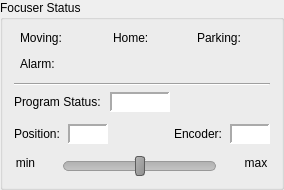
       <widget class="QGroupBox" name="gbFocuserStatus">
        <property name="geometry">
         <rect>
          <x>0</x>
          <y>244</y>
          <width>284</width>
          <height>190</height>
         </rect>
        </property>
        <property name="title">
         <string>Focuser Status</string>
        </property>
        <layout class="QGridLayout" name="gridLayout_3">
         <item row="0" column="0" colspan="2">
          <layout class="QGridLayout" name="gridLayout_2">
           <property name="horizontalSpacing">
            <number>20</number>
           </property>
           <property name="verticalSpacing">
            <number>6</number>
           </property>
           <item row="0" column="0">
            <layout class="QHBoxLayout" name="horizontalLayout_9">
             <property name="spacing">
              <number>3</number>
             </property>
             <property name="leftMargin">
              <number>0</number>
             </property>
             <item>
              <widget class="QLabel" name="lblMoving">
               <property name="minimumSize">
                <size>
                 <width>38</width>
                 <height>20</height>
                </size>
               </property>
               <property name="maximumSize">
                <size>
                 <width>50</width>
                 <height>20</height>
                </size>
               </property>
               <property name="styleSheet">
                <string notr="true"/>
               </property>
               <property name="frameShape">
                <enum>QFrame::Shape::NoFrame</enum>
               </property>
               <property name="frameShadow">
                <enum>QFrame::Shadow::Sunken</enum>
               </property>
               <property name="text">
                <string>Moving:</string>
               </property>
               <property name="alignment">
                <set>Qt::AlignmentFlag::AlignLeading|Qt::AlignmentFlag::AlignLeft|Qt::AlignmentFlag::AlignTop</set>
               </property>
              </widget>
             </item>
             <item>
              <widget class="QLabel" name="ledMoving">
               <property name="sizePolicy">
                <sizepolicy hsizetype="Fixed" vsizetype="Fixed">
                 <horstretch>0</horstretch>
                 <verstretch>0</verstretch>
                </sizepolicy>
               </property>
               <property name="minimumSize">
                <size>
                 <width>14</width>
                 <height>14</height>
                </size>
               </property>
               <property name="maximumSize">
                <size>
                 <width>14</width>
                 <height>14</height>
                </size>
               </property>
               <property name="layoutDirection">
                <enum>Qt::LayoutDirection::RightToLeft</enum>
               </property>
               <property name="styleSheet">
                <string notr="true">border-radius:7px;</string>
               </property>
               <property name="frameShape">
                <enum>QFrame::Shape::NoFrame</enum>
               </property>
               <property name="frameShadow">
                <enum>QFrame::Shadow::Sunken</enum>
               </property>
               <property name="text">
                <string/>
               </property>
               <property name="alignment">
                <set>Qt::AlignmentFlag::AlignCenter</set>
               </property>
               <property name="statusLed" stdset="0">
                <string>NOK</string>
               </property>
              </widget>
             </item>
            </layout>
           </item>
           <item row="0" column="1">
            <layout class="QHBoxLayout" name="horizontalLayout_10">
             <property name="spacing">
              <number>3</number>
             </property>
             <item>
              <widget class="QLabel" name="lblHome">
               <property name="minimumSize">
                <size>
                 <width>30</width>
                 <height>20</height>
                </size>
               </property>
               <property name="maximumSize">
                <size>
                 <width>41</width>
                 <height>20</height>
                </size>
               </property>
               <property name="styleSheet">
                <string notr="true"/>
               </property>
               <property name="frameShape">
                <enum>QFrame::Shape::NoFrame</enum>
               </property>
               <property name="frameShadow">
                <enum>QFrame::Shadow::Sunken</enum>
               </property>
               <property name="lineWidth">
                <number>0</number>
               </property>
               <property name="text">
                <string>Home:</string>
               </property>
               <property name="alignment">
                <set>Qt::AlignmentFlag::AlignLeading|Qt::AlignmentFlag::AlignLeft|Qt::AlignmentFlag::AlignTop</set>
               </property>
              </widget>
             </item>
             <item>
              <widget class="QLabel" name="ledHome">
               <property name="sizePolicy">
                <sizepolicy hsizetype="Fixed" vsizetype="Fixed">
                 <horstretch>0</horstretch>
                 <verstretch>0</verstretch>
                </sizepolicy>
               </property>
               <property name="minimumSize">
                <size>
                 <width>14</width>
                 <height>14</height>
                </size>
               </property>
               <property name="maximumSize">
                <size>
                 <width>14</width>
                 <height>14</height>
                </size>
               </property>
               <property name="layoutDirection">
                <enum>Qt::LayoutDirection::RightToLeft</enum>
               </property>
               <property name="styleSheet">
                <string notr="true">border-radius:7px;</string>
               </property>
               <property name="frameShape">
                <enum>QFrame::Shape::NoFrame</enum>
               </property>
               <property name="frameShadow">
                <enum>QFrame::Shadow::Sunken</enum>
               </property>
               <property name="text">
                <string/>
               </property>
               <property name="alignment">
                <set>Qt::AlignmentFlag::AlignCenter</set>
               </property>
               <property name="statusLed" stdset="0">
                <string>NOK</string>
               </property>
              </widget>
             </item>
            </layout>
           </item>
           <item row="0" column="2">
            <layout class="QHBoxLayout" name="horizontalLayout_14">
             <property name="spacing">
              <number>3</number>
             </property>
             <item>
              <widget class="QLabel" name="lblPark">
               <property name="minimumSize">
                <size>
                 <width>40</width>
                 <height>20</height>
                </size>
               </property>
               <property name="maximumSize">
                <size>
                 <width>50</width>
                 <height>20</height>
                </size>
               </property>
               <property name="styleSheet">
                <string notr="true"/>
               </property>
               <property name="frameShape">
                <enum>QFrame::Shape::NoFrame</enum>
               </property>
               <property name="frameShadow">
                <enum>QFrame::Shadow::Sunken</enum>
               </property>
               <property name="lineWidth">
                <number>0</number>
               </property>
               <property name="text">
                <string>Parking:</string>
               </property>
               <property name="alignment">
                <set>Qt::AlignmentFlag::AlignLeading|Qt::AlignmentFlag::AlignLeft|Qt::AlignmentFlag::AlignTop</set>
               </property>
              </widget>
             </item>
             <item>
              <widget class="QLabel" name="ledPark">
               <property name="sizePolicy">
                <sizepolicy hsizetype="Fixed" vsizetype="Fixed">
                 <horstretch>0</horstretch>
                 <verstretch>0</verstretch>
                </sizepolicy>
               </property>
               <property name="minimumSize">
                <size>
                 <width>14</width>
                 <height>14</height>
                </size>
               </property>
               <property name="maximumSize">
                <size>
                 <width>14</width>
                 <height>14</height>
                </size>
               </property>
               <property name="layoutDirection">
                <enum>Qt::LayoutDirection::RightToLeft</enum>
               </property>
               <property name="styleSheet">
                <string notr="true">border-radius:7px;</string>
               </property>
               <property name="frameShape">
                <enum>QFrame::Shape::NoFrame</enum>
               </property>
               <property name="frameShadow">
                <enum>QFrame::Shadow::Sunken</enum>
               </property>
               <property name="text">
                <string/>
               </property>
               <property name="alignment">
                <set>Qt::AlignmentFlag::AlignCenter</set>
               </property>
               <property name="statusLed" stdset="0">
                <string>NOK</string>
               </property>
              </widget>
             </item>
            </layout>
           </item>
           <item row="1" column="0">
            <layout class="QHBoxLayout" name="horizontalLayout_15" stretch="0,0">
             <property name="spacing">
              <number>3</number>
             </property>
             <item>
              <widget class="QLabel" name="lblAlarm">
               <property name="minimumSize">
                <size>
                 <width>20</width>
                 <height>20</height>
                </size>
               </property>
               <property name="maximumSize">
                <size>
                 <width>50</width>
                 <height>20</height>
                </size>
               </property>
               <property name="styleSheet">
                <string notr="true"/>
               </property>
               <property name="frameShape">
                <enum>QFrame::Shape::NoFrame</enum>
               </property>
               <property name="frameShadow">
                <enum>QFrame::Shadow::Sunken</enum>
               </property>
               <property name="lineWidth">
                <number>0</number>
               </property>
               <property name="text">
                <string>Alarm:</string>
               </property>
               <property name="alignment">
                <set>Qt::AlignmentFlag::AlignLeading|Qt::AlignmentFlag::AlignLeft|Qt::AlignmentFlag::AlignTop</set>
               </property>
              </widget>
             </item>
             <item>
              <widget class="QLabel" name="ledAlarm">
               <property name="sizePolicy">
                <sizepolicy hsizetype="Fixed" vsizetype="Fixed">
                 <horstretch>0</horstretch>
                 <verstretch>0</verstretch>
                </sizepolicy>
               </property>
               <property name="minimumSize">
                <size>
                 <width>14</width>
                 <height>14</height>
                </size>
               </property>
               <property name="maximumSize">
                <size>
                 <width>14</width>
                 <height>14</height>
                </size>
               </property>
               <property name="layoutDirection">
                <enum>Qt::LayoutDirection::RightToLeft</enum>
               </property>
               <property name="styleSheet">
                <string notr="true">border-radius:7px;</string>
               </property>
               <property name="frameShape">
                <enum>QFrame::Shape::NoFrame</enum>
               </property>
               <property name="frameShadow">
                <enum>QFrame::Shadow::Sunken</enum>
               </property>
               <property name="text">
                <string/>
               </property>
               <property name="alignment">
                <set>Qt::AlignmentFlag::AlignCenter</set>
               </property>
               <property name="statusLed" stdset="0">
                <string>OFF</string>
               </property>
              </widget>
             </item>
            </layout>
           </item>
          </layout>
         </item>
         <item row="1" column="0" colspan="2">
          <widget class="Line" name="line">
           <property name="frameShadow">
            <enum>QFrame::Shadow::Sunken</enum>
           </property>
           <property name="orientation">
            <enum>Qt::Orientation::Horizontal</enum>
           </property>
          </widget>
         </item>
         <item row="2" column="0" colspan="2">
          <layout class="QHBoxLayout" name="horizontalLayout_7">
           <item>
            <widget class="QLabel" name="lblStatus">
             <property name="maximumSize">
              <size>
               <width>100</width>
               <height>16777215</height>
              </size>
             </property>
             <property name="text">
              <string>Program Status: </string>
             </property>
            </widget>
           </item>
           <item>
            <widget class="QLabel" name="lblStatus_val">
             <property name="minimumSize">
              <size>
               <width>60</width>
               <height>0</height>
              </size>
             </property>
             <property name="maximumSize">
              <size>
               <width>80</width>
               <height>20</height>
              </size>
             </property>
             <property name="styleSheet">
              <string notr="true">background-color: white</string>
             </property>
             <property name="frameShape">
              <enum>QFrame::Shape::Panel</enum>
             </property>
             <property name="frameShadow">
              <enum>QFrame::Shadow::Sunken</enum>
             </property>
             <property name="lineWidth">
              <number>2</number>
             </property>
             <property name="text">
              <string/>
             </property>
            </widget>
           </item>
           <item>
            <spacer name="horizontalSpacer_9">
             <property name="orientation">
              <enum>Qt::Orientation::Horizontal</enum>
             </property>
             <property name="sizeHint" stdset="0">
              <size>
               <width>10</width>
               <height>20</height>
              </size>
             </property>
            </spacer>
           </item>
          </layout>
         </item>
         <item row="3" column="0" rowspan="2" colspan="2">
          <layout class="QHBoxLayout" name="horizontalLayout_5">
           <property name="spacing">
            <number>8</number>
           </property>
           <item>
            <widget class="QLabel" name="lblPosition">
             <property name="maximumSize">
              <size>
               <width>50</width>
               <height>16777215</height>
              </size>
             </property>
             <property name="text">
              <string>Position:</string>
             </property>
            </widget>
           </item>
           <item>
            <widget class="QLabel" name="lblPosition_val">
             <property name="enabled">
              <bool>true</bool>
             </property>
             <property name="minimumSize">
              <size>
               <width>40</width>
               <height>0</height>
              </size>
             </property>
             <property name="maximumSize">
              <size>
               <width>50</width>
               <height>20</height>
              </size>
             </property>
             <property name="styleSheet">
              <string notr="true">background-color: white</string>
             </property>
             <property name="frameShape">
              <enum>QFrame::Shape::Panel</enum>
             </property>
             <property name="frameShadow">
              <enum>QFrame::Shadow::Sunken</enum>
             </property>
             <property name="lineWidth">
              <number>2</number>
             </property>
             <property name="midLineWidth">
              <number>0</number>
             </property>
             <property name="text">
              <string/>
             </property>
             <property name="alignment">
              <set>Qt::AlignmentFlag::AlignCenter</set>
             </property>
            </widget>
           </item>
           <item>
            <spacer name="horizontalSpacer_3">
             <property name="orientation">
              <enum>Qt::Orientation::Horizontal</enum>
             </property>
             <property name="sizeHint" stdset="0">
              <size>
               <width>40</width>
               <height>20</height>
              </size>
             </property>
            </spacer>
           </item>
           <item>
            <layout class="QHBoxLayout" name="horizontalLayout_6">
             <property name="spacing">
              <number>8</number>
             </property>
             <item>
              <widget class="QLabel" name="lblEncoder">
               <property name="text">
                <string>Encoder:</string>
               </property>
              </widget>
             </item>
             <item>
              <widget class="QLabel" name="lblEncoder_val">
               <property name="minimumSize">
                <size>
                 <width>40</width>
                 <height>0</height>
                </size>
               </property>
               <property name="maximumSize">
                <size>
                 <width>50</width>
                 <height>20</height>
                </size>
               </property>
               <property name="styleSheet">
                <string notr="true">background-color: white</string>
               </property>
               <property name="frameShape">
                <enum>QFrame::Shape::Panel</enum>
               </property>
               <property name="frameShadow">
                <enum>QFrame::Shadow::Sunken</enum>
               </property>
               <property name="lineWidth">
                <number>2</number>
               </property>
               <property name="midLineWidth">
                <number>0</number>
               </property>
               <property name="text">
                <string/>
               </property>
               <property name="alignment">
                <set>Qt::AlignmentFlag::AlignCenter</set>
               </property>
              </widget>
             </item>
            </layout>
           </item>
          </layout>
         </item>
         <item row="4" column="1">
          <spacer name="verticalSpacer">
           <property name="orientation">
            <enum>Qt::Orientation::Vertical</enum>
           </property>
           <property name="sizeType">
            <enum>QSizePolicy::Policy::Fixed</enum>
           </property>
           <property name="sizeHint" stdset="0">
            <size>
             <width>20</width>
             <height>5</height>
            </size>
           </property>
          </spacer>
         </item>
         <item row="5" column="0" colspan="2">
          <layout class="QHBoxLayout" name="horizontalLayout">
           <property name="spacing">
            <number>6</number>
           </property>
           <property name="topMargin">
            <number>0</number>
           </property>
           <item>
            <widget class="QLabel" name="lblLimMin">
             <property name="minimumSize">
              <size>
               <width>23</width>
               <height>13</height>
              </size>
             </property>
             <property name="maximumSize">
              <size>
               <width>20</width>
               <height>20</height>
              </size>
             </property>
             <property name="styleSheet">
              <string notr="true"/>
             </property>
             <property name="frameShape">
              <enum>QFrame::Shape::NoFrame</enum>
             </property>
             <property name="frameShadow">
              <enum>QFrame::Shadow::Sunken</enum>
             </property>
             <property name="text">
              <string>min</string>
             </property>
             <property name="alignment">
              <set>Qt::AlignmentFlag::AlignHCenter|Qt::AlignmentFlag::AlignTop</set>
             </property>
            </widget>
           </item>
           <item>
            <widget class="QLabel" name="ledLimMin">
             <property name="minimumSize">
              <size>
               <width>14</width>
               <height>14</height>
              </size>
             </property>
             <property name="maximumSize">
              <size>
               <width>14</width>
               <height>14</height>
              </size>
             </property>
             <property name="layoutDirection">
              <enum>Qt::LayoutDirection::RightToLeft</enum>
             </property>
             <property name="styleSheet">
              <string notr="true">border-radius:7px;</string>
             </property>
             <property name="frameShape">
              <enum>QFrame::Shape::NoFrame</enum>
             </property>
             <property name="frameShadow">
              <enum>QFrame::Shadow::Sunken</enum>
             </property>
             <property name="text">
              <string/>
             </property>
             <property name="alignment">
              <set>Qt::AlignmentFlag::AlignCenter</set>
             </property>
             <property name="statusLed" stdset="0">
              <string>OFF</string>
             </property>
            </widget>
           </item>
           <item>
            <widget class="QSlider" name="posSlider">
             <property name="enabled">
              <bool>false</bool>
             </property>
             <property name="minimumSize">
              <size>
               <width>0</width>
               <height>20</height>
              </size>
             </property>
             <property name="maximumSize">
              <size>
               <width>16777215</width>
               <height>20</height>
              </size>
             </property>
             <property name="styleSheet">
              <string notr="true">QSlider::groove:horizontal {
  border-radius:5px;   border: 1px solid #999999;
    height: 8px; /* the groove expands to the size of the slider by default. by giving it a height, it has a fixed size */
    background: qlineargradient(x1:0, y1:0, x2:0, y2:1, stop:0 #B1B1B1, stop:1 #c4c4c4);
    margin: 2px 0;
}

QSlider::handle:horizontal {
    background: qlineargradient(x1:0, y1:0, x2:1, y2:1, stop:0 #b4b4b4, stop:1 #8f8f8f);
    border: 1px solid #5c5c5c;
    width: 8px;
    margin: -6px 0; /* handle is placed by default on the contents rect of the groove. Expand outside the groove */
    border-radius: 3px;
}</string>
             </property>
             <property name="maximum">
              <number>100</number>
             </property>
             <property name="singleStep">
              <number>1</number>
             </property>
             <property name="pageStep">
              <number>1</number>
             </property>
             <property name="value">
              <number>50</number>
             </property>
             <property name="sliderPosition">
              <number>50</number>
             </property>
             <property name="orientation">
              <enum>Qt::Orientation::Horizontal</enum>
             </property>
             <property name="invertedAppearance">
              <bool>false</bool>
             </property>
             <property name="tickPosition">
              <enum>QSlider::TickPosition::TicksBothSides</enum>
             </property>
             <property name="tickInterval">
              <number>10</number>
             </property>
            </widget>
           </item>
           <item>
            <widget class="QLabel" name="ledLimMax">
             <property name="minimumSize">
              <size>
               <width>14</width>
               <height>14</height>
              </size>
             </property>
             <property name="maximumSize">
              <size>
               <width>14</width>
               <height>14</height>
              </size>
             </property>
             <property name="layoutDirection">
              <enum>Qt::LayoutDirection::RightToLeft</enum>
             </property>
             <property name="styleSheet">
              <string notr="true">border-radius:7px;</string>
             </property>
             <property name="frameShape">
              <enum>QFrame::Shape::NoFrame</enum>
             </property>
             <property name="frameShadow">
              <enum>QFrame::Shadow::Sunken</enum>
             </property>
             <property name="text">
              <string/>
             </property>
             <property name="alignment">
              <set>Qt::AlignmentFlag::AlignCenter</set>
             </property>
             <property name="statusLed" stdset="0">
              <string>OFF</string>
             </property>
            </widget>
           </item>
           <item alignment="Qt::AlignmentFlag::AlignVCenter">
            <widget class="QLabel" name="lblLimMax">
             <property name="minimumSize">
              <size>
               <width>28</width>
               <height>20</height>
              </size>
             </property>
             <property name="maximumSize">
              <size>
               <width>25</width>
               <height>20</height>
              </size>
             </property>
             <property name="styleSheet">
              <string notr="true"/>
             </property>
             <property name="frameShape">
              <enum>QFrame::Shape::NoFrame</enum>
             </property>
             <property name="frameShadow">
              <enum>QFrame::Shadow::Sunken</enum>
             </property>
             <property name="text">
              <string>max</string>
             </property>
             <property name="alignment">
              <set>Qt::AlignmentFlag::AlignHCenter|Qt::AlignmentFlag::AlignTop</set>
             </property>
            </widget>
           </item>
          </layout>
         </item>
        </layout>
       </widget>
